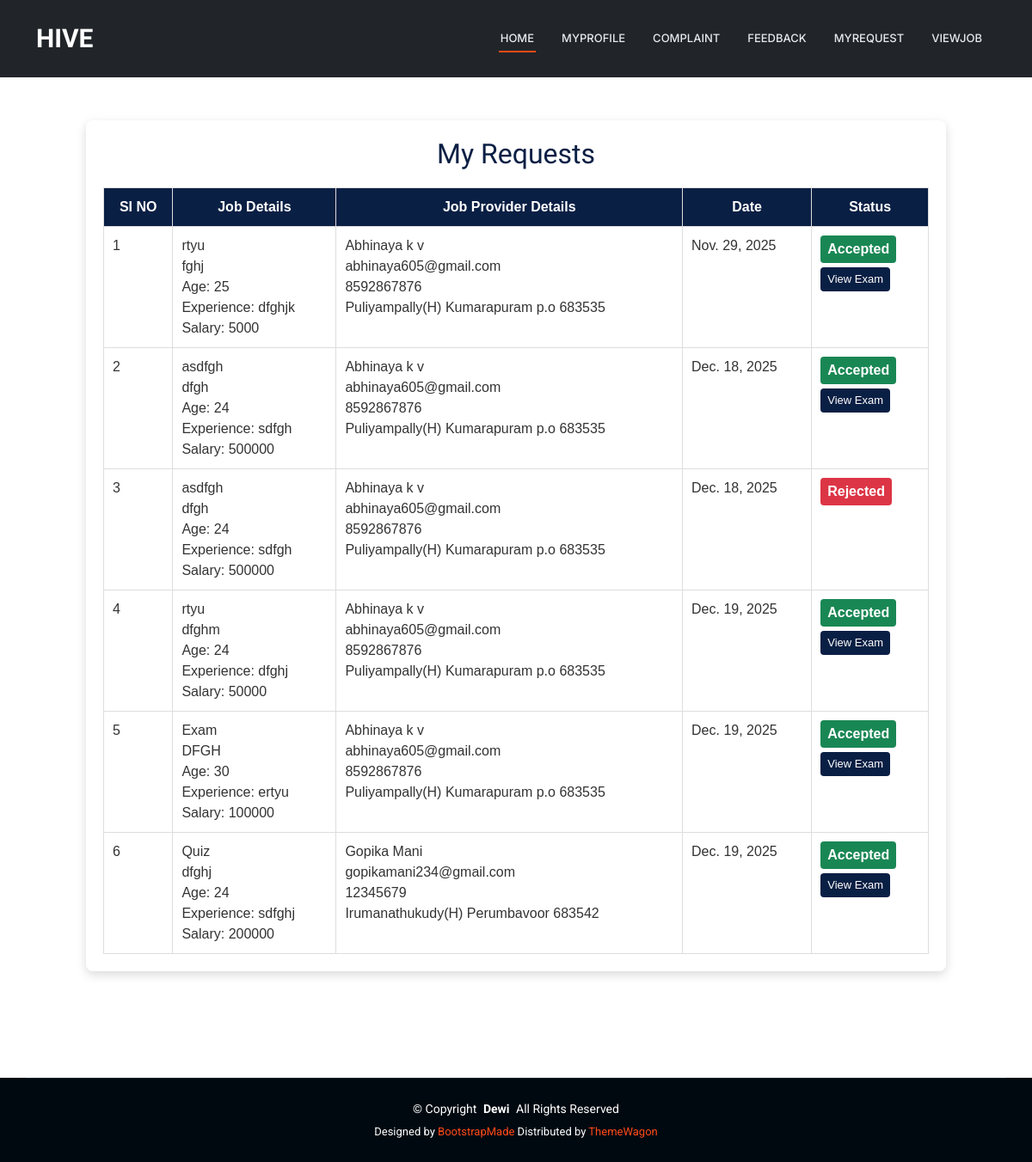
The app's page /User/MyRequest/ (signed in) with its own data.
### User/models.py (models this page shows)
class tbl_request(models.Model):
    request_date=models.DateField(auto_now_add=True)
    request_status=models.IntegerField(default=0)
    request_file=models.FileField(upload_to="Assets/RequestDocs/")
    job_id=models.ForeignKey(tbl_job,on_delete=models.CASCADE)
    user_id=models.ForeignKey(tbl_user,on_delete=models.CASCADE)

### JobProvider/models.py (models this page shows)
class tbl_job(models.Model):
    job_title=models.CharField(max_length=50)
    job_content=models.CharField(max_length=50)
    job_requriedage=models.CharField(max_length=50)
    job_experience=models.CharField(max_length=50)
    job_salary=models.CharField(max_length=50)
    job_lastdate=models.DateField()
    job_date=models.DateField(auto_now_add=True)
    job_status=models.IntegerField(default=0)
    jobprovider_id=models.ForeignKey(tbl_jobprovider,on_delete=models.CASCADE)
    jobcategory_id=models.ForeignKey(tbl_jobcategory,on_delete=models.CASCADE)
    jobtype_id=models.ForeignKey(tbl_jobtype,on_delete=models.CASCADE)

### Guest/models.py (models this page shows)
class tbl_jobprovider(models.Model):
   jobprovider_name = models.CharField(max_length=50)
   jobprovider_email = models.CharField(max_length=50)
   jobprovider_contact = models.CharField(max_length=50)
   jobprovider_address = models.CharField(max_length=100)
   jobprovider_photo = models.FileField(upload_to="Assets/JobProviderDocs/")
   jobprovider_proof = models.FileField(upload_to="Assets/JobProviderDocs/")
   jobprovider_status = models.IntegerField(default=0)
   jobprovider_doj = models.DateField(auto_now_add=True)
   jobprovider_password = models.CharField(max_length=50)
   place = models.ForeignKey(tbl_place,on_delete=models.CASCADE)

### User/views.py (the view)
# urls.py: path('MyRequest/',views.MyRequest,name="MyRequest"),
def MyRequest(request):
    reqdata = tbl_request.objects.filter(user_id=request.session['uid'])
    return render(request,"User/MyRequest.html",{"reqdata":reqdata})

### User/Templates/User/MyRequest.html (shortened to what this page needs)
{% extends 'User/Header.html' %}
{% block content %}
<div class="myrequest-wrapper">
    <div class="myrequest-card">
        <h2>My Requests</h2>
        <table class="myrequest-table">
            <tr>
                <th>SI NO</th>
                <th>Job Details</th>
                <th>Job Provider Details</th>
                <th>Date</th>
                <th>Status</th>
            </tr>
            {% for i in reqdata %}
            <tr>
                <td>{{ forloop.counter }}</td>
                <td>
                    {{ i.job_id.job_title }}<br>
                    {{ i.job_id.job_content }}<br>
                    Age: {{ i.job_id.job_requriedage }}<br>
                    Experience: {{ i.job_id.job_experience }}<br>
                    Salary: {{ i.job_id.job_salary }}
                </td>
                <td>
                    {{ i.job_id.jobprovider_id.jobprovider_name }}<br>
                    {{ i.job_id.jobprovider_id.jobprovider_email }}<br>
                    {{ i.job_id.jobprovider_id.jobprovider_contact }}<br>
                    {{ i.job_id.jobprovider_id.jobprovider_address }}
                </td>
                <td>{{ i.job_id.job_date }}</td>
                <td>
                    {% if i.request_status == 0 %}
                        <span class="status status-pending">Pending</span>
                    {% elif i.request_status == 1 %}
                        <span class="status status-accepted">Accepted</span><br>
                        <a href="{% url 'User:ViewExam' i.job_id.id %}" class="view-exam-btn">View Exam</a>
                    {% elif i.request_status == 2 %}
                        <span class="status status-rejected">Rejected</span>
                    {% endif %}
                </td>
            </tr>
            {% endfor %}
        </table>
    </div>
</div>
{% endblock %}

### Guest/static/Main/assets/css/main.css (style rules this page uses)
:root { --default-font: "Roboto", system-ui, -apple-system, "Segoe UI", Roboto, "Helvetica Neue", Arial, "Noto Sans", "Liberation Sans", sans-serif, "Apple Color Emoji", "Segoe UI Emoji", "Segoe UI Symbol", "Noto Color Emoji"; --heading-font: "Raleway", sans-serif; --nav-font: "Inter", sans-serif; }
:root { --background-color: #ffffff; --default-color: #444444; --heading-color: #273d4e; --accent-color: #ff4a17; --surface-color: #ffffff; --contrast-color: #ffffff; }
:root { --nav-color: #e5eaee; --nav-hover-color: #ff4a17; --nav-mobile-background-color: #ffffff; --nav-dropdown-background-color: #ffffff; --nav-dropdown-color: #444444; --nav-dropdown-hover-color: #ff4a17; }
:root { scroll-behavior: smooth; }
body { color: var(--default-color); background-color: var(--background-color); font-family: var(--default-font); }
a { color: var(--accent-color); text-decoration: none; transition: 0.3s; }
h1, h2, h3, h4, h5, h6 { color: var(--heading-color); font-family: var(--heading-font); }

### User/Templates/User/MyRequest.html (style rules this page uses)
.myrequest-wrapper { width: 100%; display: flex; justify-content: center; margin-top: 40px; font-family: Arial, sans-serif; }
.myrequest-card { width: 95%; max-width: 1000px; background-color: #ffffff; padding: 20px; border-radius: 8px; box-shadow: 0 4px 12px rgba(0, 0, 0, 0.15); }
.myrequest-card h2 { text-align: center; margin-bottom: 20px; color: #0a1f44; }
.myrequest-table { width: 100%; border-collapse: collapse; text-align: left; }
.myrequest-table th, .myrequest-table td { border: 1px solid #ddd; padding: 10px; vertical-align: top; }
.myrequest-table th { background-color: #0a1f44; color: white; font-weight: bold; text-align: center; }
.myrequest-table td { color: #333; }
.status { font-weight: bold; padding: 4px 8px; border-radius: 4px; text-align: center; display: inline-block; }
.status-accepted { background-color: #198754; color: #fff; }
.status-rejected { background-color: #dc3545; color: #fff; }
.view-exam-btn { display: inline-block; margin-top: 5px; padding: 4px 8px; background-color: #0a1f44; color: #fff; text-decoration: none; border-radius: 4px; font-size: 13px; }

### records on screen
tbl_request: job_id.job_title "rtyu", job_id.job_content "fghj", job_id.job_requriedage "25", job_id.job_experience "dfghjk", job_id.job_salary "5000", job_id.jobprovider_id.jobprovider_name "Abhinaya k v", job_id.jobprovider_id.jobprovider_email "abhinaya605@gmail.com", job_id.jobprovider_id.jobprovider_contact "8592867876", job_id.jobprovider_id.jobprovider_address "Puliyampally(H) Kumarapuram p.o 683535", job_id.job_date "Nov. 29, 2025", request_status "Accepted"
tbl_request: job_id.job_title "asdfgh", job_id.job_content "dfgh", job_id.job_requriedage "24", job_id.job_experience "sdfgh", job_id.job_salary "500000", job_id.jobprovider_id.jobprovider_name "Abhinaya k v", job_id.jobprovider_id.jobprovider_email "abhinaya605@gmail.com", job_id.jobprovider_id.jobprovider_contact "8592867876", job_id.jobprovider_id.jobprovider_address "Puliyampally(H) Kumarapuram p.o 683535", job_id.job_date "Dec. 18, 2025", request_status "Accepted"
tbl_request: job_id.job_title "asdfgh", job_id.job_content "dfgh", job_id.job_requriedage "24", job_id.job_experience "sdfgh", job_id.job_salary "500000", job_id.jobprovider_id.jobprovider_name "Abhinaya k v", job_id.jobprovider_id.jobprovider_email "abhinaya605@gmail.com", job_id.jobprovider_id.jobprovider_contact "8592867876", job_id.jobprovider_id.jobprovider_address "Puliyampally(H) Kumarapuram p.o 683535", job_id.job_date "Dec. 18, 2025", request_status "Rejected"
tbl_request: job_id.job_title "rtyu", job_id.job_content "dfghm", job_id.job_requriedage "24", job_id.job_experience "dfghj", job_id.job_salary "50000", job_id.jobprovider_id.jobprovider_name "Abhinaya k v", job_id.jobprovider_id.jobprovider_email "abhinaya605@gmail.com", job_id.jobprovider_id.jobprovider_contact "8592867876", job_id.jobprovider_id.jobprovider_address "Puliyampally(H) Kumarapuram p.o 683535", job_id.job_date "Dec. 19, 2025", request_status "Accepted"
tbl_request: job_id.job_title "Exam", job_id.job_content "DFGH", job_id.job_requriedage "30", job_id.job_experience "ertyu", job_id.job_salary "100000", job_id.jobprovider_id.jobprovider_name "Abhinaya k v", job_id.jobprovider_id.jobprovider_email "abhinaya605@gmail.com", job_id.jobprovider_id.jobprovider_contact "8592867876", job_id.jobprovider_id.jobprovider_address "Puliyampally(H) Kumarapuram p.o 683535", job_id.job_date "Dec. 19, 2025", request_status "Accepted"
tbl_request: job_id.job_title "Quiz", job_id.job_content "dfghj", job_id.job_requriedage "24", job_id.job_experience "sdfghj", job_id.job_salary "200000", job_id.jobprovider_id.jobprovider_name "Gopika Mani", job_id.jobprovider_id.jobprovider_email "gopikamani234@gmail.com", job_id.jobprovider_id.jobprovider_contact "12345679", job_id.jobprovider_id.jobprovider_address "Irumanathukudy(H) Perumbavoor 683542", job_id.job_date "Dec. 19, 2025", request_status "Accepted"
